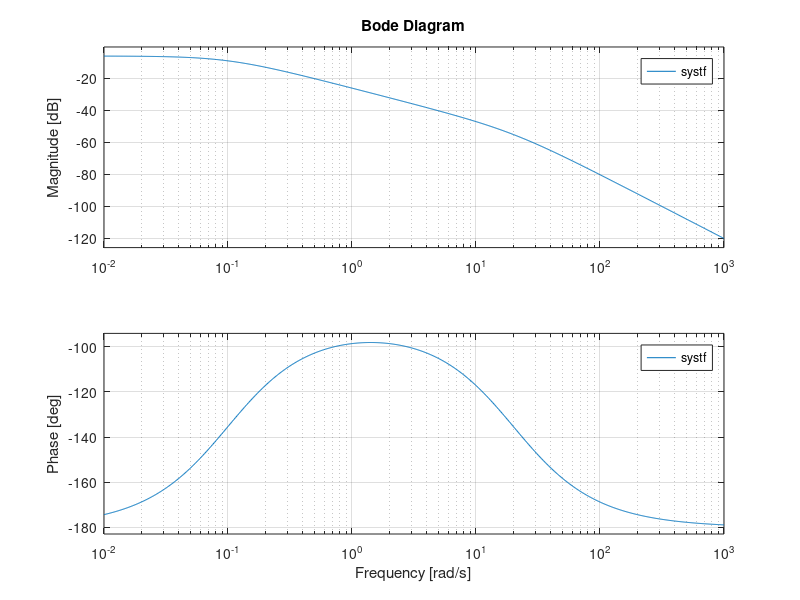

MATLAB code to generate this figure: (Note: this script raises an error after producing the figure.)
A=[-0.11 0.1;0 -50];
B=[0;-50];
C=[1 0];
D=[0];
%okayater
A1=[-20 1;0 .1];
B1=[0;1];
C1=[1 0];
D1=0;
% temp_contr=ss(A,B,C,D);
wtr_plnt=ss(A1,B1,C1,D1);
step(wtr_plnt);
% [n,m]=ss2tf(A,B,C,D);
[n1,m1]=ss2tf(A1,B1,C1,D1);
% systf=tf(n,m);
systf=tf(n1,m1);
bode(systf);
damp(systf);
[gm,pm,wgc,wpc]=margin(systf);
h=2*pi/(300*bandwidth(systf));
sysd=c2d(wtr_plnt,h);
controllable=[rank(sysd.a)==rank(ctrb(sysd))]
figure(1)
step(sysd);
Q=100000*eye(size(A1));
R=0.001;
K1=dlqr(sysd.a,sysd.b,Q,R);
eig(sysd.a-K1*sysd.b)
sysd.a=sysd.a-K1*sysd.b;
sysd.b=zeros(size(sysd.b));
%step(2*sysd)
pole(sysd)